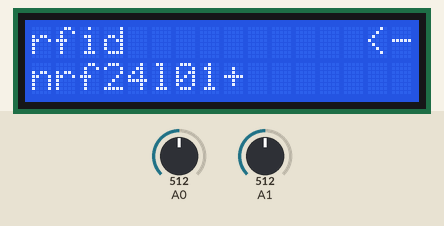
Bench run of a sketch on a simulated Arduino Uno, built with avr-gcc and run on an emulated ATmega328P. Parts: 16×2 character LCD. Inputs (shaded band) come from the test bench; at power-on: A0 = 512, A1 = 512. What the sketch prints to the serial monitor is not drawn.

Above: at 1.3 s.
1.4 s: A0 set to 791
3.1 s: A0 set to 814
At 4.0 s:
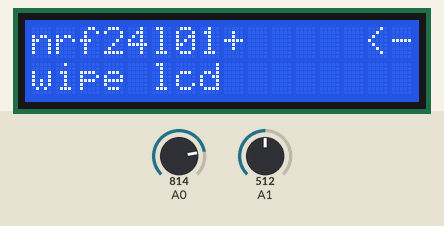
6.1 s: A1 set to 810
At 8.6 s:
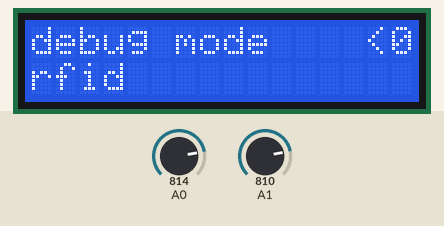
9.1 s: A0 set to 790
At 11.6 s:
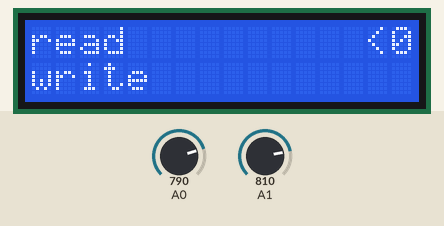
12.1 s: A0 set to 810
At 14.1 s:
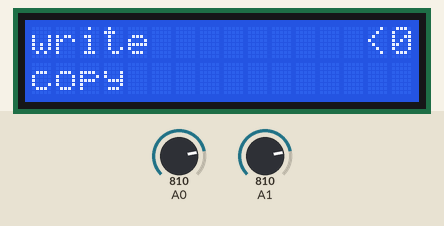
15.1 s: A1 set to 792
At 17.2 s:
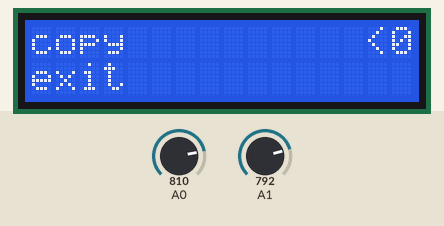
Timing chart, 0 to 18.7 s (numbered marks = the images above; inputs shaded):
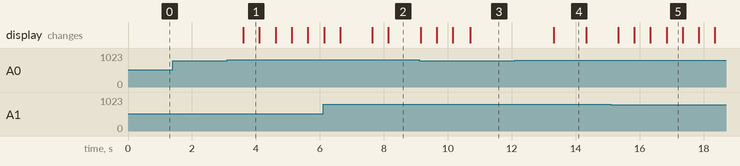

Measured:
- the behaviour switches between 799 and 800 on A0 (found by bisection; images 0 and 1)
- the behaviour switches between 800 and 799 on A1 (found by bisection; images 4 and 5)
- after the input at 1.4 s, every drawn part: stays the same
- after the input at 3.1 s, the display: changes after 0.51 s (image 1)
- after the input at 6.1 s, the display: first differs from a run without the input after 0.54 s (image 2 shows a later state)
- after the input at 9.1 s, the display: first differs from a run without the input after 1.1 s (image 3 shows a later state)
- after the input at 12.1 s, the display: changes after 1.2 s (image 4)
- after the input at 15.1 s, the display: first differs from a run without the input after 0.73 s (image 5 shows a later state)

The sketch:

main.ino
```cpp
/*
  LiquidCrystal Library

  The circuit:
 * LCD RS pin to digital pin 12
 * LCD Enable pin to digital pin 11
 * LCD D4 pin to digital pin 5
 * LCD D5 pin to digital pin 4
 * LCD D6 pin to digital pin 3
 * LCD D7 pin to digital pin 2
 * LCD R/W pin to ground
 * LCD VSS pin to ground
 * LCD VCC pin to 5V
 * 10K resistor:
 * ends to +5V and ground
 * wiper to LCD VO pin (pin 3)


 //////last updates
 rfid submenu added


*/

// include libs
#include <LiquidCrystal.h>
#include <SPI.h>
#include <MFRC522.h>

//lcd
const int rs = 7, en = 6, d4 = 5, d5 = 4, d6 = 3, d7 = 2;
LiquidCrystal lcd(rs, en, d4, d5, d6, d7);
int lcdCur = - 3;                                      //set where the text gets printed


//ui
String optionsL[]={"rfid          ","nrf24l01+     ","wipe lcd      ","debug mode    "};
String rfidSubMenu[] = {"read          ", "write         ", "copy          ", "exit          "};


int opt;
int rfidOpt;
bool select;
bool rfidSelect;
int numOpts = 3;
int numRfidOpts = 3;


//rfid -rc522
#define RST_PIN         9          // Configurable, see typical pin layout above
#define SS_1_PIN        10         // Configurable, take a unused pin, only HIGH/LOW required, must be different to SS 2
#define SS_2_PIN        8          // Configurable, take a unused pin, only HIGH/LOW required, must be different to SS 1
#define NR_OF_READERS   2
byte ssPins[] = {SS_1_PIN, SS_2_PIN};
MFRC522 mfrc522[NR_OF_READERS];   // Create MFRC522 instance.


void setup() {
      //lcd
  // set up the LCD's number of columns and rows:
  lcd.begin(16, 2);


      //rfid
  while (!Serial);    // Do nothing if no serial port is opened (added for Arduinos based on ATMEGA32U4)
  SPI.begin();        // Init SPI bus
  for (uint8_t reader = 0; reader < NR_OF_READERS; reader++) {
    mfrc522[reader].PCD_Init(ssPins[reader], RST_PIN); // Init each MFRC522 card
    mfrc522[reader].PCD_DumpVersionToSerial();


  }
      //interface
  Serial.begin(9600);
}


int button1=analogRead(A0);
int button2=analogRead(A1);

void loop() {
                          //ui
      int button1=analogRead(A0);
      int button2=analogRead(A1);

      if (button2 >= 800){
        if(select==false){
          select=true;}
        else{
          select=false;}
      delay(500);
      }
      if (select==false){
        if (button1 >= 800){
          if(opt == numOpts){opt=0;}
          else{opt++;}
          delay(500);
        }
      }

                              //lcd
    lcdCurFn();

    if(select == false){  //second line when in menu
    lcd.setCursor(0,1);
    if (opt == numOpts){
      lcd.print(optionsL[0]);
    }
    else{
      lcd.print(optionsL[opt+1]);
      }
      }

/////////////////////////////////////////////////////////////////////////////////stuff that happens once you select something from the menu
    if (opt==0){         //rfid
      if (select==true){
        rfid();
      }
    }


    if (select==true){    //clean lcd
      if(opt==2){
        cleanLcd();
      }
    }

    if (opt==3){     //debug
      if (select==true){
            debugMode();
        }
      }
}//end of loop


                                                                                //all main menu the functions

void lcdCurFn(){
    lcd.setCursor(0,0);
    lcd.print(optionsL[opt]);
    lcd.setCursor(14,0);
    if (select == false){
      lcd.print("<-");
      }
    else{
      lcd.print("<0");
      }
    }


void rfid(){
        while(select==true){
             int button1=analogRead(A0);
             int button2=analogRead(A1);
            ////////////////////////////////  rfid menu button functionality
            if (button2 >= 800){
              if(rfidSelect==false){
                rfidSelect=true;}
              else{
                rfidSelect=false;}
            delay(500);
            }
            //if (rfidSelect==false){
              if (button1 >= 800){
                if(rfidOpt == numRfidOpts){rfidOpt=0;}
                else{rfidOpt++;}
                delay(500);
              }
              ////////////////////////////////// first line when in rfid menu
      lcd.setCursor(0,0);
      lcd.print(rfidSubMenu[rfidOpt]);

        ////////////////////////////////// second line when in rfid menu
        if(rfidSelect == false){
        lcd.setCursor(0,1);
        if (rfidOpt == numRfidOpts){
          lcd.print(rfidSubMenu[0]);
        }
        else{
          lcd.print(rfidSubMenu[rfidOpt+1]);
          }
        }
        ///////////////////////////////////////////////////// doing what was selected in the rfid menu

      if (rfidOpt == 0){
        if (rfidSelect==true){
            rfidRead();
          }
        }

      if (rfidOpt == 3){ //if exit was selected
        if (rfidSelect==true){
        select = false;
        rfidSelect=false;
        rfidOpt=0;
        }
      }


      }//end while loop
    }


void cleanLcd(){
      lcd.setCursor(0,0);
      lcd.print("              ");
      lcd.setCursor(0,1);
      lcd.print("              ");
      //select==false;
      }

void debugMode(){
              int button1=analogRead(A0);
              int button2=analogRead(A1);
              Serial.print(optionsL[opt]);
              Serial.print("  ");
              Serial.print(opt);
              Serial.print("  ");
              Serial.print(select);
              Serial.print("  ");
              Serial.print(button1);
              Serial.print("  ");
              Serial.println(button2);
  }


void dump_byte_array(byte *buffer, byte bufferSize) {

  lcd.setCursor(0, 1);
  lcd.print("               ");
  lcd.setCursor(0, 0);
  lcd.print("rfid");
  lcd.setCursor(0, 0);
  for (byte i = 0; i < bufferSize; i++) {
    //Serial.println(buffer[i], HEX);
    lcdCur += 3;
    lcd.setCursor(lcdCur, 1);
    //print to lcd
    lcd.print(buffer[i], HEX);
  }
  lcdCur = -3;
}

void rfidRead(){  //rfid reading function start
               for (uint8_t reader = 0; reader < NR_OF_READERS; reader++) {
              // Look for new cards
              if (mfrc522[reader].PICC_IsNewCardPresent() && mfrc522[reader].PICC_ReadCardSerial()) {
                dump_byte_array(mfrc522[reader].uid.uidByte, mfrc522[reader].uid.size);
                /*
                Serial.print(F("PICC type: "));
                MFRC522::PICC_Type piccType = mfrc522[reader].PICC_GetType(mfrc522[reader].uid.sak);
                Serial.println(mfrc522[reader].PICC_GetTypeName(piccType));
                // Halt PICC
                mfrc522[reader].PICC_HaltA();*/
                // Stop encryption on PCD
                mfrc522[reader].PCD_StopCrypto1();
              } //if (mfrc522[reader].PICC_IsNewC
            } //for(uint8_t reader
}//rfid reading function end
```
